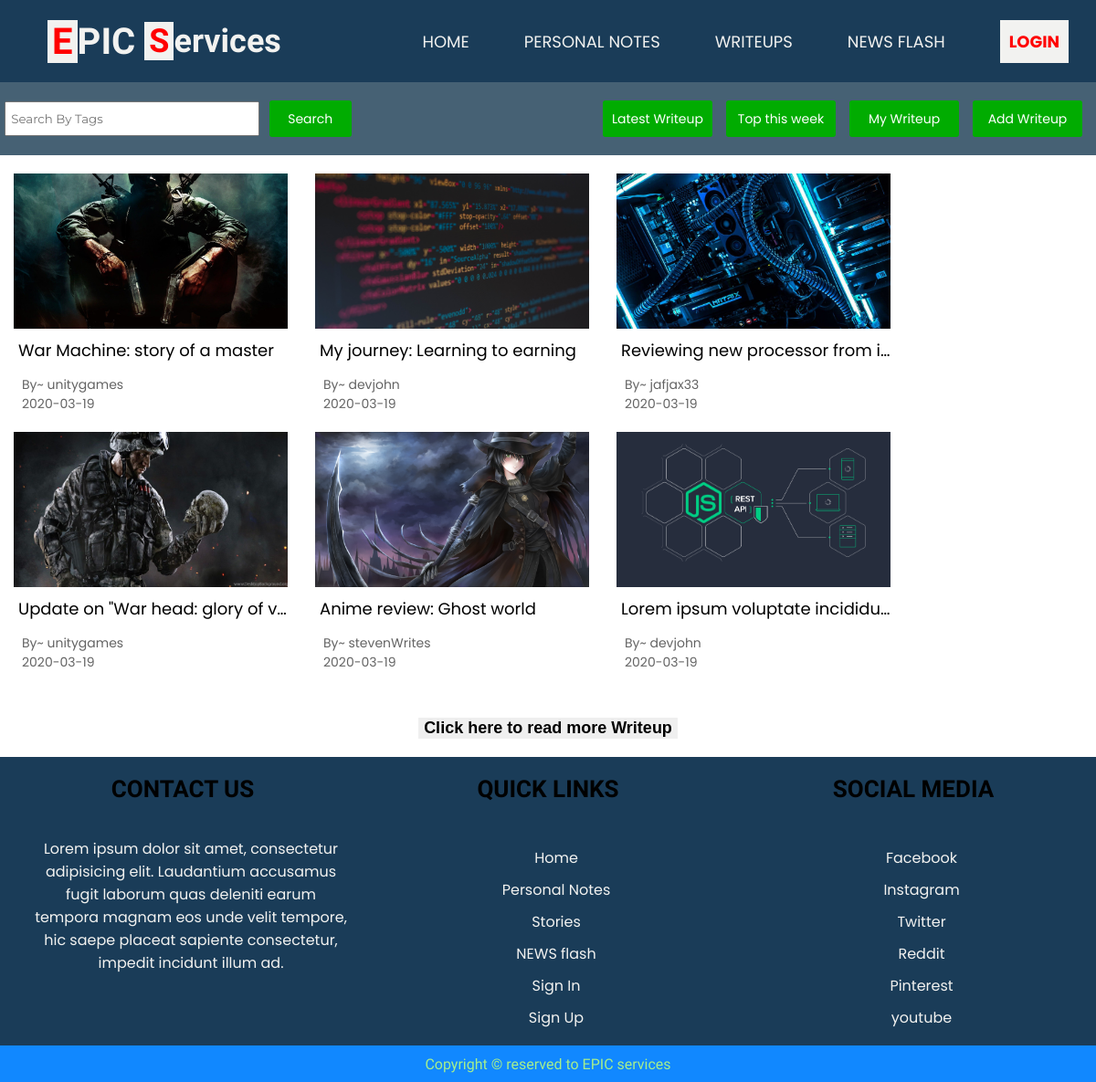
/stories/index.php, run on the app's committed database.
### tables this page shows
CREATE TABLE `stories` (
  `storyid` int(11) NOT NULL,
  `storyuser` varchar(15) DEFAULT NULL,
  `storytitle` text,
  `storydata` text,
  `storytags` text,
  `thumbnail` text NOT NULL,
  `ispublic` int(11) NOT NULL DEFAULT '1',
  `dttm` date DEFAULT NULL
);

### stories/index.php (the view, shortened to what this page needs)
<?php
	include("../public/top.php");
?>
<!DOCTYPE html>
<html lang="en">
<head>
	<link rel="stylesheet" href="styles/stories.css">
</head>
<body>
	<section id="storiessContainer">
		<?php
			include '../public/header.php';
		?>
		<section class="stories-container-main">
			<section class="stories-options">
				<section class="search-stories">
					<form method="get" action="">
						<input type="text" name="storytags" placeholder="Search By Tags">
						<button type="submit" name="searchStory" value="true">Search</button>
					</form>
				</section>
				<section class="more-ops">
					<a href="index.php?filter=latest" class="ctrl-btn">
						Latest Writeup
					</a>
					<a href="index.php?filter=weeklytop" class="ctrl-btn">
						Top this week
					</a>
					<a href="index.php?filter=mystories" class="ctrl-btn">
						My Writeup
					</a>
					<a href="add.php" class="ctrl-btn">
						Add Writeup
					</a>
				</section>
			</section>
			<section class="st-container">
				<?php
					if (!isset($_GET['searchStory'])) {
						if (!isset($_GET['filter'])) {
							$selectstoriesquery = "select * from stories where storyuser in (select username from banstatus where isbanned = 0) and ispublic = 1 order by rand() limit 20";
						}
					}
					else {
						$tagsToSearch = $_GET['storytags'];
						$selectstoriesquery = "select * from stories where storytags like '%$tagsToSearch%' and storyuser in (select username from banstatus where isbanned = 0) and ispublic = 1";
					}
					if (isset($_GET['filter']) && $_GET['filter'] == "weeklytop") {
						$res = mysqli_query($conn, $selectstoriesquery);
						$topweekdata = array();
						while($row = mysqli_fetch_array($res)){
							$checkLikes = "select * from storylikes where storyid = '".$row['storyid']."'";
							$likesRes = mysqli_num_rows(mysqli_query($conn, $checkLikes));
							$temparray = array("storyid" => $row['storyid'], "likes" => $likesRes);
							array_push($topweekdata, $temparray);
						}
						for ($i = 0; $i < count($topweekdata); $i++) {
							for($j = $i + 1; $j < count($topweekdata); $j++) {
								if ($topweekdata[$j]["likes"] > $topweekdata[$i]["likes"]){
									$temp = $topweekdata[$i];
									$topweekdata[$i] = $topweekdata[$j];
									$topweekdata[$j] = $temp;
								}
							}
						}
						for($i = 0; $i < count($topweekdata); $i++) {
							$selecttopstoriesquery = "select * from stories where storyid = '".$topweekdata[$i]["storyid"]."'";
							$res = mysqli_query($conn, $selecttopstoriesquery);
							$row = mysqli_fetch_array($res);
							$storyid = $row['storyid'];
							$storyuser = $row['storyuser'];
							$storytitle = $row['storytitle'];
							$storythumbnail = $row['thumbnail'];
							$uploaddate = $row['dttm'];
							$storyopenpath = "open.php?storyid=$storyid";
						?>
							<a href='<?= $storyopenpath ?>'>
								<section class="storyMain">
									<section class="story-thumbnail">
										<img src="thumbnails/<?= $storythumbnail ?>">
									</section>
									<section class="story-title">
										<?= $storytitle ?>
									</section>
									<section class="author">By~ <?= $storyuser ?></section>
									<section class="uploadDate"><?= $uploaddate ?></section>
								</section>
							</a>
					<?php
						}
					} else {
						$res = mysqli_query($conn, $selectstoriesquery);
						$checkData = mysqli_num_rows($res);
						if ($checkData > 0){
							while($row = mysqli_fetch_array($res)) {
								$storyid = $row['storyid'];
								$storyuser = $row['storyuser'];
								$storytitle = $row['storytitle'];
								$storythumbnail = $row['thumbnail'];
								$uploaddate = $row['dttm'];
								$storyopenpath = "href=open.php?storyid=$storyid";
				?>
				<a <?= $storyopenpath ?>>
					<section class="storyMain">
						<section class="story-thumbnail">
							<img src="thumbnails/<?= $storythumbnail ?>">
						</section>
						<section class="story-title">
							<?= $storytitle ?>
						</section>
						<section class="author">By~ <?= $storyuser ?></section>
						<section class="uploadDate"><?= $uploaddate ?></section>
					</section>
				</a>
				<?php
							}
						}
					 }
				?>
			</section>
			<section style="width: 100%;text-align: center;"><button onclick="window.location.reload();" style="border: none; background-color: none;margin-top: 50px;font-size: 18px;font-weight: bold">Click here to read more Writeup</button></section>
		</section>
		<?php
			include '../public/footer.php';
		?>
	</section>
</body>
</html>

### stories/styles/stories.css (style rules this page uses)
.stories-container-main { width: 100%; min-height: 600px; }
.stories-options { width: 100%; min-height: 80px; background-color: rgb(70, 97, 116); display: flex; justify-content: space-between; align-items: center; flex-wrap: wrap; }
.search-stories { width: 390px; height: 80px; }
.search-stories form { width: 100%; height: 100%; display: flex; justify-content: space-around; align-items: center; }
.search-stories input[type="text"] { padding-left: 5px; width: calc(70% - 5px); height: 40%; font-family: 'Montserrat', sans-serif; }
.search-stories button { width: 90px; height: 40px; border-radius: 3px; background-color: #01ac01; border: none; color: white; font-size: 14px; font-family: 'Poppins', sans-serif; }
.more-ops { display: flex; }
.ctrl-btn { width: 120px; height: 40px; background-color: #01ac01; border-radius: 3px; font-size: 14px; font-family: 'Poppins', sans-serif; display: flex; justify-content: center; align-items: center; color: white; text-decoration: none; margin-right: 15px; }
.st-container { width: 100%; display: flex; flex-wrap: wrap; }
.storyMain { width: 300px; margin-top: 20px; margin-left: 15px; margin-right: 15px; }
.story-thumbnail { width: 100%; height: 170px; display: flex; justify-content: center; align-items: center; }
.story-thumbnail img { width: 100%; height: 100%; object-fit: cover; }
.story-title { display:inline-block; width: calc(100% - 5px); white-space: nowrap; overflow:hidden !important; text-overflow: ellipsis; font-size: 18px; padding-top: 10px; padding-bottom: 10px; padding-left: 5px; font-family: 'Poppins', sans-serif; }
.author, .uploadDate { width: 90%; margin-left: 3%; font-family: 'Poppins', sans-serif; font-size: 14px; color: rgb(100,100,100); }
a { text-decoration: none; color: black; display: block; }

### public/styles/header.css (style rules this page uses)
body { margin: 0; padding: 0; }

### data on the page
stories: thumbnail (picture), storytitle "War Machine: story of a master", storyuser "unitygames", dttm "2020-03-19"
stories: thumbnail (picture), storytitle "My journey: Learning to earning", storyuser "devjohn", dttm "2020-03-19"
stories: thumbnail (picture), storytitle "Reviewing new processor from i…", storyuser "jafjax33", dttm "2020-03-19"
stories: thumbnail (picture), storytitle "Update on \"War head: glory of v…", storyuser "unitygames", dttm "2020-03-19"
stories: thumbnail (picture), storytitle "Anime review: Ghost world", storyuser "stevenWrites", dttm "2020-03-19"
stories: thumbnail (picture), storytitle "Lorem ipsum voluptate incididu…", storyuser "devjohn", dttm "2020-03-19"
